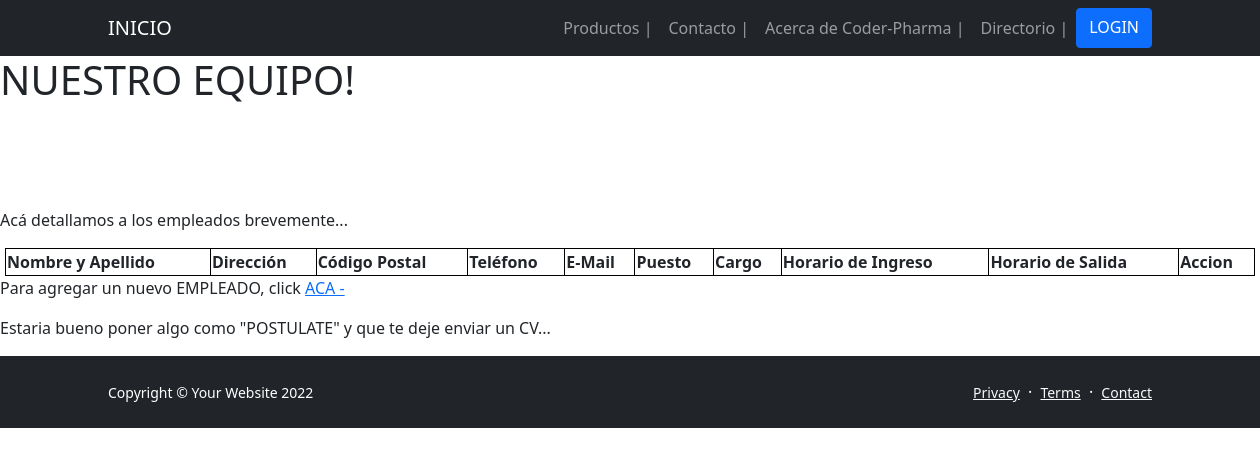
Page /App-Drogueria/Empleados on the earlier database version.
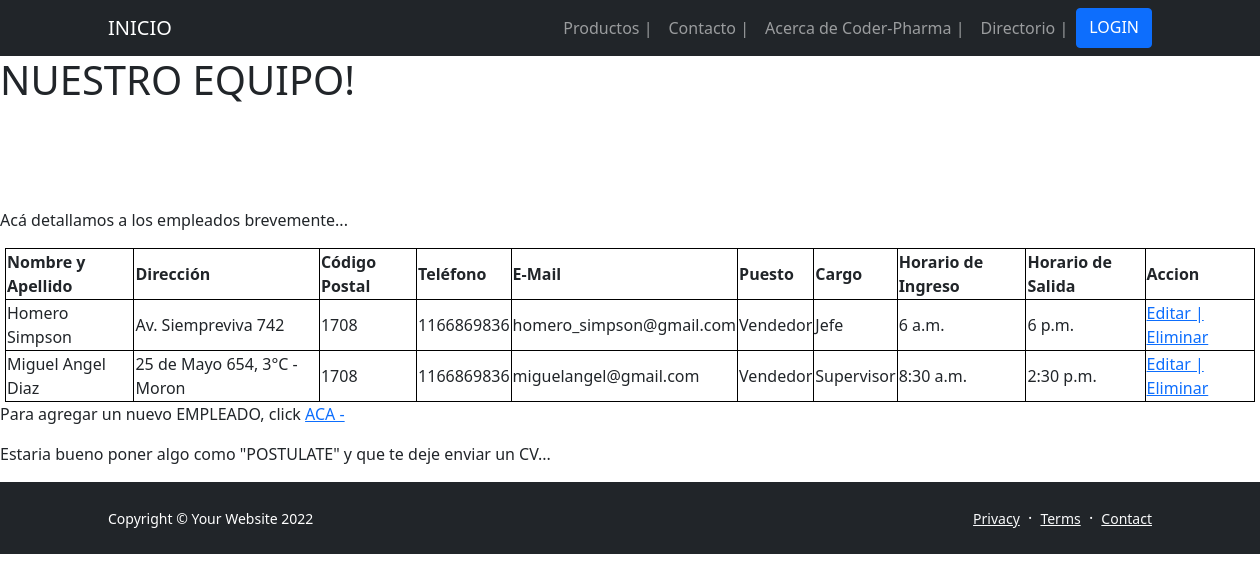
Same page on the later database version.
### App_DROGUERIA/models.py (models this page shows, shortened)
class EMPLEADO(models.Model):
    nombre = models.CharField(max_length=50)
    apellido = models.CharField(max_length=50)
    direccion = models.CharField(max_length=50)
    codigoPostal = models.IntegerField()
    telefono = models.CharField(max_length=50)
    eMail = models.EmailField(max_length=50)
    puesto = models.CharField(max_length=50)
    cargo = models.CharField(max_length=50)
    horarioIngreso = models.TimeField()
    horarioSalida = models.TimeField()

### App_DROGUERIA/views.py (the view)
# urls.py: path('Empleados', Empleados, name = "06_Empleados"),
def Empleados (request):
    empleados = EMPLEADO.objects.all()
    return render(request,"06 - Empleados.html", {"Personal": empleados})

### App_DROGUERIA/Templates/06 - Empleados.html
{% extends '00 - ORIGEN (b).html' %}
{% load static %}
{% block blockname %}
</head>
    <body>
        <h1> NUESTRO EQUIPO! </h1>
        <br>
        <br>
        <br>
        <br>
        <p> Acá detallamos a los empleados brevemente... </p>
        <center>
            <table style="width: 1250px;">
                <tr>
                    <th>Nombre y Apellido </th>
                    <th>Dirección</th>
                    <th>Código Postal</th>
                    <th>Teléfono</th>
                    <th>E-Mail</th>
                    <th>Puesto</th>
                    <th>Cargo</th>
                    <th>Horario de Ingreso</th>
                    <th>Horario de Salida</th>
                    <th>Accion</th>
                </tr>
                    {% for empleado in Personal %}
                <tr>
                    <td>{{empleado.nombre}} {{empleado.apellido}}</td>
                    <td>{{empleado.direccion}}</td>
                    <td>{{empleado.codigoPostal}}</td>
                    <td>{{empleado.telefono}}</td>
                    <td>{{empleado.eMail}}</td>
                    <td>{{empleado.puesto}}</td>
                    <td>{{empleado.cargo}}</td>
                    <td>{{empleado.horarioIngreso}}</td>
                    <td>{{empleado.horarioSalida}}</td>
                    <td>
                        <a href="{% url '06_EditaEmpleado' empleado.id %}">Editar |</a>
                        <a href="{% url '06_EliminaEmpleado' empleado.id %}">Eliminar</a>
                    </td>
                </tr>
                    {% endfor %}
            </table>
        </center>
        <p> Para agregar un nuevo EMPLEADO, click  <a href="{% url '06_AgregaEmpleado' %}"> ACA -</a> </p>
        <p> Estaria bueno poner algo como "POSTULATE" y que te deje enviar un CV... </p>
    </body>
</html>
{% endblock blockname %}

Differences in the rows shown:
added EMPLEADO: nombre "Homero", apellido "Simpson", direccion "Av. Siempreviva 742", codigoPostal "1708", telefono "1166869836", eMail "homero_simpson@gmail.com", puesto "Vendedor", cargo "Jefe", horarioIngreso "6 a.m.", horarioSalida "6 p.m."
added EMPLEADO: nombre "Miguel Angel", apellido "Diaz", direccion "25 de Mayo 654, 3°C - Moron", codigoPostal "1708", telefono "1166869836", eMail "miguelangel@gmail.com", puesto "Vendedor", cargo "Supervisor", horarioIngreso "8:30 a.m.", horarioSalida "2:30 p.m."
